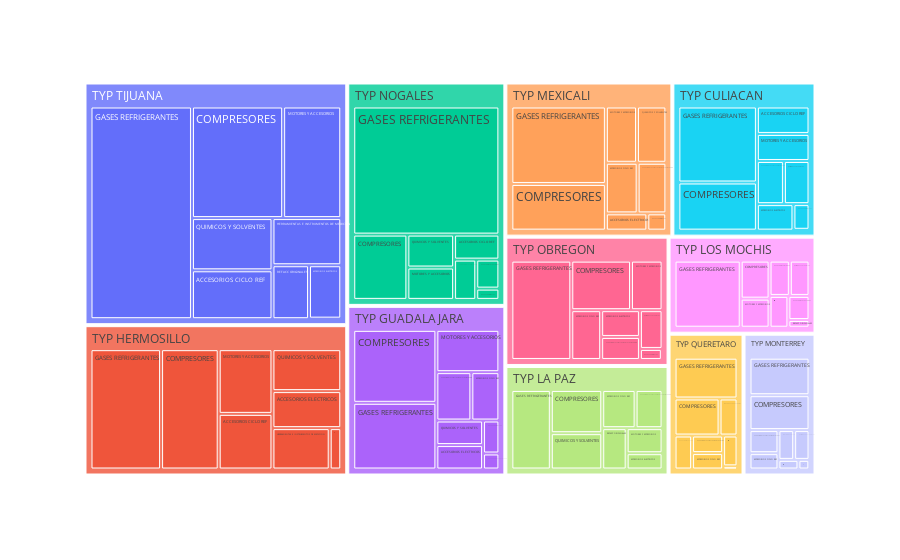

Here is the notebook cell this chart was saved with:
### Code cell
# select only the refactions sales of stock inventory
split_days = sales_columns[(sales_columns['Pe o Stock'] == 'Stock') & (sales_columns['TIPO DE DOCUMENTO'] == 'FACTURA') & (sales_columns['Linea P'] == 'REFACCIONES')]

# group by store and subcategory, adding amount of sale
treemap_cat = split_days.groupby(by=['SUCURSAL','SubC'])['COSTO'].sum().reset_index()
treemap_cat

# create the graph
treemap = px.treemap(treemap_cat, path=['SUCURSAL', 'SubC'], values='COSTO')

treemap

### Figure 1 — Plotly figure (JSON) as saved in the notebook; plotly's stock layout.template omitted (floating-point values rounded to 4 significant figures)
{"data": [{"branchvalues": "total", "domain": {"x": [0, 1], "y": [0, 1]}, "hovertemplate": "labels=%{label}<br>COSTO=%{value}<br>parent=%{parent}<br>id=%{id}<extra></extra>", "ids": ["TYP CULIACAN/ACCESORIOS CICLO REF", "TYP GUADALAJARA/ACCESORIOS CICLO REF", "TYP HERMOSILLO/ACCESORIOS CICLO REF", "TYP LA PAZ/ACCESORIOS CICLO REF", "TYP LOS MOCHIS/ACCESORIOS CICLO REF", "TYP MEXICALI/ACCESORIOS CICLO REF", "TYP MONTERREY/ACCESORIOS CICLO REF", "TYP NOGALES/ACCESORIOS CICLO REF", "TYP OBREGON/ACCESORIOS CICLO REF", "TYP QUERETARO/ACCESORIOS CICLO REF", "TYP TIJUANA/ACCESORIOS CICLO REF", "TYP CULIACAN/ACCESORIOS ELECTRICOS", "TYP GUADALAJARA/ACCESORIOS ELECTRICOS", "TYP HERMOSILLO/ACCESORIOS ELECTRICOS", "TYP LA PAZ/ACCESORIOS ELECTRICOS", "TYP LOS MOCHIS/ACCESORIOS ELECTRICOS", "TYP MEXICALI/ACCESORIOS ELECTRICOS", "TYP MONTERREY/ACCESORIOS ELECTRICOS", "TYP NOGALES/ACCESORIOS ELECTRICOS", "TYP OBREGON/ACCESORIOS ELECTRICOS", "TYP QUERETARO/ACCESORIOS ELECTRICOS", "TYP TIJUANA/ACCESORIOS ELECTRICOS", "TYP CULIACAN/COMPRESORES", "TYP GUADALAJARA/COMPRESORES", "TYP HERMOSILLO/COMPRESORES", "TYP LA PAZ/COMPRESORES", "TYP LOS MOCHIS/COMPRESORES", "TYP MEXICALI/COMPRESORES", "TYP MONTERREY/COMPRESORES", "TYP NOGALES/COMPRESORES", "TYP OBREGON/COMPRESORES", "TYP QUERETARO/COMPRESORES", "TYP TIJUANA/COMPRESORES", "TYP CULIACAN/GASES REFRIGERANTES", "TYP GUADALAJARA/GASES REFRIGERANTES", "TYP HERMOSILLO/GASES REFRIGERANTES", "TYP LA PAZ/GASES REFRIGERANTES", "TYP LOS MOCHIS/GASES REFRIGERANTES", "TYP MEXICALI/GASES REFRIGERANTES", "TYP MONTERREY/GASES REFRIGERANTES", "TYP NOGALES/GASES REFRIGERANTES", "TYP OBREGON/GASES REFRIGERANTES", "TYP QUERETARO/GASES REFRIGERANTES", "TYP TIJUANA/GASES REFRIGERANTES", "TYP CULIACAN/HERRAMIENTAS E INSTRUMENTOS DE MEDICION", "TYP GUADALAJARA/HERRAMIENTAS E INSTRUMENTOS DE MEDICION", "TYP HERMOSILLO/HERRAMIENTAS E INSTRUMENTOS DE MEDICION", "TYP LA PAZ/HERRAMIENTAS E INSTRUMENTOS DE MEDICION", "TYP LOS MOCHIS/HERRAMIENTAS E INSTRUMENTOS DE MEDICION", "TYP MEXICALI/HERRAMIENTAS E INSTRUMENTOS DE MEDICION", "TYP MONTERREY/HERRAMIENTAS E INSTRUMENTOS DE MEDICION", "TYP NOGALES/HERRAMIENTAS E INSTRUMENTOS DE MEDICION", "TYP OBREGON/HERRAMIENTAS E INSTRUMENTOS DE MEDICION", "TYP QUERETARO/HERRAMIENTAS E INSTRUMENTOS DE MEDICION", "TYP TIJUANA/HERRAMIENTAS E INSTRUMENTOS DE MEDICION", "TYP CULIACAN/MOTORES Y ACCESORIOS", "TYP GUADALAJARA/MOTORES Y ACCESORIOS", "TYP HERMOSILLO/MOTORES Y ACCESORIOS", "TYP LA PAZ/MOTORES Y ACCESORIOS", "TYP LOS MOCHIS/MOTORES Y ACCESORIOS", "TYP MEXICALI/MOTORES Y ACCESORIOS", "TYP MONTERREY/MOTORES Y ACCESORIOS", "TYP NOGALES/MOTORES Y ACCESORIOS", "TYP OBREGON/MOTORES Y ACCESORIOS", "TYP QUERETARO/MOTORES Y ACCESORIOS", "TYP TIJUANA/MOTORES Y ACCESORIOS", "TYP CULIACAN/QUIMICOS Y SOLVENTES", "TYP GUADALAJARA/QUIMICOS Y SOLVENTES", "TYP HERMOSILLO/QUIMICOS Y SOLVENTES", "TYP LA PAZ/QUIMICOS Y SOLVENTES", "TYP LOS MOCHIS/QUIMICOS Y SOLVENTES", "TYP MEXICALI/QUIMICOS Y SOLVENTES", "TYP MONTERREY/QUIMICOS Y SOLVENTES", "TYP NOGALES/QUIMICOS Y SOLVENTES", "TYP OBREGON/QUIMICOS Y SOLVENTES", "TYP QUERETARO/QUIMICOS Y SOLVENTES", "TYP TIJUANA/QUIMICOS Y SOLVENTES", "TYP CULIACAN/REFACC FUERA CATALOGO", "TYP GUADALAJARA/REFACC FUERA CATALOGO", "TYP MEXICALI/REFACC FUERA CATALOGO", "TYP MONTERREY/REFACC FUERA CATALOGO", "TYP OBREGON/REFACC FUERA CATALOGO", "TYP TIJUANA/REFACC FUERA CATALOGO", "TYP CULIACAN/REFACC ORIGINALES", "TYP GUADALAJARA/REFACC ORIGINALES", "TYP HERMOSILLO/REFACC ORIGINALES", "TYP LA PAZ/REFACC ORIGINALES", "TYP LOS MOCHIS/REFACC ORIGINALES", "TYP MEXICALI/REFACC ORIGINALES", "TYP MONTERREY/REFACC ORIGINALES", "TYP NOGALES/REFACC ORIGINALES", "TYP OBREGON/REFACC ORIGINALES", "TYP QUERETARO/REFACC ORIGINALES", "TYP TIJUANA/REFACC ORIGINALES", "TYP CULIACAN", "TYP GUADALAJARA", "TYP HERMOSILLO", "TYP LA PAZ", "TYP LOS MOCHIS", "TYP MEXICALI", "TYP MONTERREY", "TYP NOGALES", "TYP OBREGON", "TYP QUERETARO", "TYP TIJUANA"], "labels": ["ACCESORIOS CICLO REF", "ACCESORIOS CICLO REF", "ACCESORIOS CICLO REF", "ACCESORIOS CICLO REF", "ACCESORIOS CICLO REF", "ACCESORIOS CICLO REF", "ACCESORIOS CICLO REF", "ACCESORIOS CICLO REF", "ACCESORIOS CICLO REF", "ACCESORIOS CICLO REF", "ACCESORIOS CICLO REF", "ACCESORIOS ELECTRICOS", "ACCESORIOS ELECTRICOS", "ACCESORIOS ELECTRICOS", "ACCESORIOS ELECTRICOS", "ACCESORIOS ELECTRICOS", "ACCESORIOS ELECTRICOS", "ACCESORIOS ELECTRICOS", "ACCESORIOS ELECTRICOS", "ACCESORIOS ELECTRICOS", "ACCESORIOS ELECTRICOS", "ACCESORIOS ELECTRICOS", "COMPRESORES", "COMPRESORES", "COMPRESORES", "COMPRESORES", "COMPRESORES", "COMPRESORES", "COMPRESORES", "COMPRESORES", "COMPRESORES", "COMPRESORES", "COMPRESORES", "GASES REFRIGERANTES", "GASES REFRIGERANTES", "GASES REFRIGERANTES", "GASES REFRIGERANTES", "GASES REFRIGERANTES", "GASES REFRIGERANTES", "GASES REFRIGERANTES", "GASES REFRIGERANTES", "GASES REFRIGERANTES", "GASES REFRIGERANTES", "GASES REFRIGERANTES", "HERRAMIENTAS E INSTRUMENTOS DE MEDICION", "HERRAMIENTAS E INSTRUMENTOS DE MEDICION", "HERRAMIENTAS E INSTRUMENTOS DE MEDICION", "HERRAMIENTAS E INSTRUMENTOS DE MEDICION", "HERRAMIENTAS E INSTRUMENTOS DE MEDICION", "HERRAMIENTAS E INSTRUMENTOS DE MEDICION", "HERRAMIENTAS E INSTRUMENTOS DE MEDICION", "HERRAMIENTAS E INSTRUMENTOS DE MEDICION", "HERRAMIENTAS E INSTRUMENTOS DE MEDICION", "HERRAMIENTAS E INSTRUMENTOS DE MEDICION", "HERRAMIENTAS E INSTRUMENTOS DE MEDICION", "MOTORES Y ACCESORIOS", "MOTORES Y ACCESORIOS", "MOTORES Y ACCESORIOS", "MOTORES Y ACCESORIOS", "MOTORES Y ACCESORIOS", "MOTORES Y ACCESORIOS", "MOTORES Y ACCESORIOS", "MOTORES Y ACCESORIOS", "MOTORES Y ACCESORIOS", "MOTORES Y ACCESORIOS", "MOTORES Y ACCESORIOS", "QUIMICOS Y SOLVENTES", "QUIMICOS Y SOLVENTES", "QUIMICOS Y SOLVENTES", "QUIMICOS Y SOLVENTES", "QUIMICOS Y SOLVENTES", "QUIMICOS Y SOLVENTES", "QUIMICOS Y SOLVENTES", "QUIMICOS Y SOLVENTES", "QUIMICOS Y SOLVENTES", "QUIMICOS Y SOLVENTES", "QUIMICOS Y SOLVENTES", "REFACC FUERA CATALOGO", "REFACC FUERA CATALOGO", "REFACC FUERA CATALOGO", "REFACC FUERA CATALOGO", "REFACC FUERA CATALOGO", "REFACC FUERA CATALOGO", "REFACC ORIGINALES", "REFACC ORIGINALES", "REFACC ORIGINALES", "REFACC ORIGINALES", "REFACC ORIGINALES", "REFACC ORIGINALES", "REFACC ORIGINALES", "REFACC ORIGINALES", "REFACC ORIGINALES", "REFACC ORIGINALES", "REFACC ORIGINALES", "TYP CULIACAN", "TYP GUADALAJARA", "TYP HERMOSILLO", "TYP LA PAZ", "TYP LOS MOCHIS", "TYP MEXICALI", "TYP MONTERREY", "TYP NOGALES", "TYP OBREGON", "TYP QUERETARO", "TYP TIJUANA"], "name": "", "parents": ["TYP CULIACAN", "TYP GUADALAJARA", "TYP HERMOSILLO", "TYP LA PAZ", "TYP LOS MOCHIS", "TYP MEXICALI", "TYP MONTERREY", "TYP NOGALES", "TYP OBREGON", "TYP QUERETARO", "TYP TIJUANA", "TYP CULIACAN", "TYP GUADALAJARA", "TYP HERMOSILLO", "TYP LA PAZ", "TYP LOS MOCHIS", "TYP MEXICALI", "TYP MONTERREY", "TYP NOGALES", "TYP OBREGON", "TYP QUERETARO", "TYP TIJUANA", "TYP CULIACAN", "TYP GUADALAJARA", "TYP HERMOSILLO", "TYP LA PAZ", "TYP LOS MOCHIS", "TYP MEXICALI", "TYP MONTERREY", "TYP NOGALES", "TYP OBREGON", "TYP QUERETARO", "TYP TIJUANA", "TYP CULIACAN", "TYP GUADALAJARA", "TYP HERMOSILLO", "TYP LA PAZ", "TYP LOS MOCHIS", "TYP MEXICALI", "TYP MONTERREY", "TYP NOGALES", "TYP OBREGON", "TYP QUERETARO", "TYP TIJUANA", "TYP CULIACAN", "TYP GUADALAJARA", "TYP HERMOSILLO", "TYP LA PAZ", "TYP LOS MOCHIS", "TYP MEXICALI", "TYP MONTERREY", "TYP NOGALES", "TYP OBREGON", "TYP QUERETARO", "TYP TIJUANA", "TYP CULIACAN", "TYP GUADALAJARA", "TYP HERMOSILLO", "TYP LA PAZ", "TYP LOS MOCHIS", "TYP MEXICALI", "TYP MONTERREY", "TYP NOGALES", "TYP OBREGON", "TYP QUERETARO", "TYP TIJUANA", "TYP CULIACAN", "TYP GUADALAJARA", "TYP HERMOSILLO", "TYP LA PAZ", "TYP LOS MOCHIS", "TYP MEXICALI", "TYP MONTERREY", "TYP NOGALES", "TYP OBREGON", "TYP QUERETARO", "TYP TIJUANA", "TYP CULIACAN", "TYP GUADALAJARA", "TYP MEXICALI", "TYP MONTERREY", "TYP OBREGON", "TYP TIJUANA", "TYP CULIACAN", "TYP GUADALAJARA", "TYP HERMOSILLO", "TYP LA PAZ", "TYP LOS MOCHIS", "TYP MEXICALI", "TYP MONTERREY", "TYP NOGALES", "TYP OBREGON", "TYP QUERETARO", "TYP TIJUANA", "", "", "", "", "", "", "", "", "", "", ""], "type": "treemap", "values": [1259000.0, 1147000.0, 2520000.0, 1220000.0, 725600.0, 1384000.0, 462900.0, 911100.0, 1346000.0, 494900.0, 3028000.0, 845000.0, 965700.0, 2147000.0, 559800.0, 517200.0, 616000.0, 188700.0, 539600.0, 938200.0, 579300.0, 1327000.0, 3297000.0, 5130000.0, 5844000.0, 2127000.0, 1113000.0, 3799000.0, 2050000.0, 2842000.0, 2677000.0, 1620000.0, 7831000.0, 5207000.0, 4691000.0, 7158000.0, 3003000.0, 4503000.0, 6307000.0, 2204000.0, 15060000.0, 5386000.0, 2496000.0, 16610000.0, 1018000.0, 1433000.0, 1996000.0, 985600.0, 607500.0, 1252000.0, 654000.0, 717700.0, 807300.0, 529200.0, 2497000.0, 1242000.0, 2255000.0, 2931000.0, 860300.0, 850900.0, 1509000.0, 459200.0, 1216000.0, 1415000.0, 647500.0, 4992000.0, 962900.0, 969300.0, 2433000.0, 1787000.0, 704000.0, 1423000.0, 447900.0, 1238000.0, 793700.0, 431500.0, 3237000.0, 11730.0, 220900.0, 1969.0, 1790.0, 7151, 13050.0, 359600.0, 454900.0, 402700.0, 965900.0, 163800.0, 280900.0, 102300.0, 209200.0, 218700.0, 44450.0, 1516000.0, 14200000.0, 17270000.0, 25430000.0, 11510000.0, 9185000.0, 16570000.0, 6571000.0, 22740000.0, 13590000.0, 6843000.0, 41060000.0]}], "layout": {"legend": {"tracegroupgap": 0}, "margin": {"t": 60}}}
